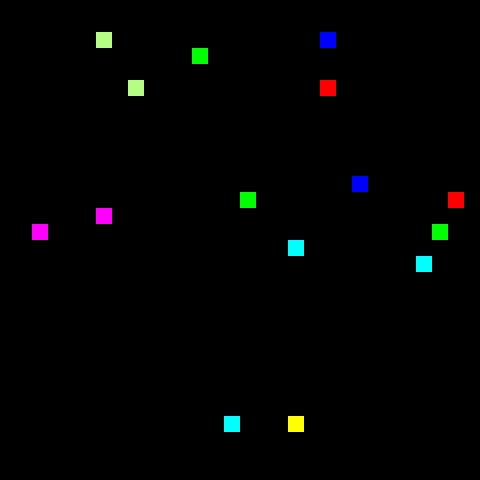

Rendered tile map (Tiled .tmx) drawn with the repository's tilesets; below, a short description and the full map source, tile grids included:
An orthogonal 30x30 tile map with 16x16 px tiles, 1 tile layer (Tile Layer 2).

<map version="1.0" orientation="orthogonal" renderorder="right-down" width="30" height="30" tilewidth="16" tileheight="16" nextobjectid="1">
 <properties>
  <property name="spawnX" value="3" />
  <property name="spawnY" value="3" />
 </properties>
 <tileset firstgid="1" name="sprites" tilewidth="16" tileheight="16">
  <image source="sprites.png" width="256" height="256" />
 </tileset>
 <layer name="Tile Layer 2" width="30" height="30">
  <data encoding="csv">
1,1,1,1,1,1,1,1,1,1,1,1,1,1,1,1,1,1,1,1,1,1,1,1,1,1,1,1,1,1,
1,6,0,0,0,0,0,14,1,10,0,0,0,0,0,0,0,0,0,0,0,14,1,1,18,10,0,0,7,1,
1,0,0,0,23,13,62,0,1,0,0,0,0,0,0,0,1,0,0,0,56,0,1,6,0,0,0,0,0,1,
1,0,0,0,7,51,4,20,1,0,0,23,58,1,21,0,2,0,0,12,4,20,25,0,0,0,12,4,0,1,
1,0,0,0,0,14,22,1,1,0,0,1,0,1,1,0,2,34,15,25,0,19,17,0,0,15,17,0,0,1,
1,0,0,0,0,0,0,0,62,0,15,1,0,1,1,0,2,34,3,5,57,3,0,0,0,3,0,0,0,1,
1,9,0,0,0,8,1,1,1,1,1,1,0,1,1,0,2,34,3,5,0,11,0,0,0,3,10,12,4,1,
1,1,1,1,1,1,1,1,1,1,1,18,0,1,1,0,2,34,11,21,0,0,0,0,0,3,0,0,0,1,
1,1,25,0,0,0,0,0,0,0,0,0,12,1,1,0,2,34,0,14,45,37,0,0,0,3,0,12,4,1,
1,1,5,0,0,0,1,1,1,1,1,1,1,1,1,0,2,34,0,0,0,42,0,0,0,23,0,0,0,1,
1,1,21,0,0,15,1,1,1,1,1,1,1,1,1,0,1,1,17,0,0,11,9,0,15,25,0,0,0,1,
1,1,1,21,0,23,1,1,1,1,1,1,1,1,1,0,0,0,0,0,0,0,56,0,23,17,0,0,0,1,
1,1,1,1,0,22,1,1,1,1,1,1,1,1,1,58,1,1,1,1,1,1,1,1,1,1,1,1,57,1,
1,10,0,19,0,0,59,0,0,0,14,1,1,1,1,0,0,0,0,0,0,0,0,0,0,0,0,0,0,1,
1,0,59,3,0,8,1,1,1,24,0,1,1,1,1,9,0,0,0,0,0,0,0,0,0,0,0,58,0,1,
1,0,0,23,0,1,1,1,1,1,0,1,1,1,1,1,1,1,60,1,1,1,1,9,0,0,0,0,0,1,
1,0,20,18,0,1,1,1,1,1,0,1,1,1,1,1,1,1,0,1,1,1,1,1,1,1,60,1,1,1,
1,9,0,0,0,7,1,1,1,1,0,1,1,1,1,1,1,1,0,1,1,1,1,1,1,1,0,1,1,1,
1,1,1,1,13,0,1,1,1,10,0,14,1,1,1,1,1,1,0,1,1,1,1,18,10,0,0,0,1,1,
1,1,1,1,21,0,1,1,1,0,0,0,0,0,0,0,0,0,0,1,1,6,0,0,0,0,0,0,1,1,
1,1,1,1,25,0,1,1,1,16,0,12,1,1,1,1,1,1,1,1,1,0,0,0,0,0,0,0,1,1,
1,1,1,1,17,15,1,1,1,1,1,1,1,1,1,1,1,1,1,1,1,24,16,0,0,0,0,0,1,1,
1,1,1,1,0,23,1,1,1,1,1,1,1,1,1,1,1,1,1,1,1,1,1,24,16,0,0,8,1,1,
1,1,1,1,0,1,1,1,1,1,1,1,1,1,1,1,1,1,1,1,1,1,1,1,1,0,1,1,1,1,
1,1,1,1,0,1,1,1,1,1,0,0,0,0,0,0,1,18,22,1,1,1,1,1,1,0,1,1,1,1,
1,1,1,1,0,53,1,1,1,1,3,3,3,0,0,0,1,0,0,14,22,22,22,22,22,0,1,1,1,1,
1,1,1,1,37,0,0,0,0,0,0,0,0,0,60,0,1,0,61,0,0,0,0,0,0,0,1,1,1,1,
1,1,1,1,1,1,1,1,1,1,3,3,3,0,0,0,1,13,0,12,20,20,20,20,20,1,1,1,1,1,
1,1,1,1,1,1,1,1,1,1,0,0,0,0,0,0,1,1,1,1,1,1,1,1,1,1,1,1,1,1,
1,1,1,1,1,1,1,1,1,1,1,1,1,1,1,1,1,1,1,1,1,1,1,1,1,1,1,1,1,1
</data>
 </layer>
</map>
